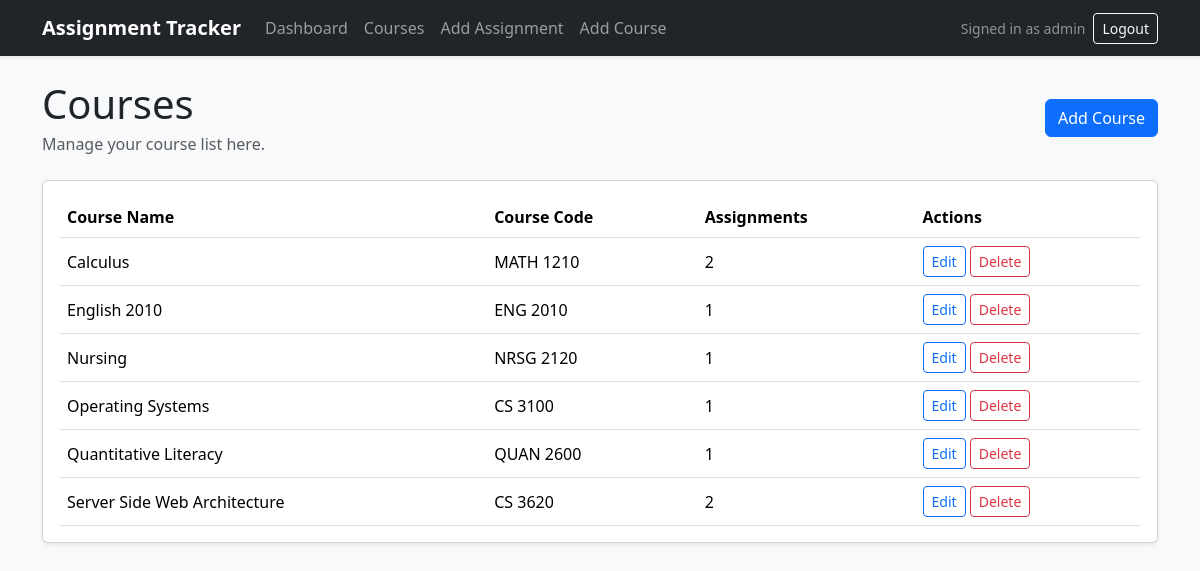
The app's page /courses/ (signed in) with its own data.
### assignmenttracker/models.py (models this page shows, shortened)
class Course(models.Model):
    user = models.ForeignKey(
        settings.AUTH_USER_MODEL,
        on_delete=models.CASCADE,
        related_name='courses'
    )
    name = models.CharField(max_length=100)
    course_code = models.CharField(max_length=20, blank=True)
    created_at = models.DateTimeField(auto_now_add=True)
    class Meta:
        ordering = ['name']

### assignmenttracker/views.py (the view)
# urls.py: path('courses/', views.course_list, name='course_list'),
@login_required
def course_list(request):
    courses = Course.objects.filter(user=request.user).order_by('name')
    return render(request, 'assignmenttracker/course_list.html', {
        'courses': courses,
    })

### assignmenttracker/templates/assignmenttracker/course_list.html (shortened to what this page needs)
{% extends 'assignmenttracker/base.html' %}
{% block content %}
<div class="d-flex flex-column flex-md-row justify-content-between align-items-md-center gap-3 mb-4">
    <div>
        <h1 class="mb-1">Courses</h1>
        <p class="text-muted mb-0">Manage your course list here.</p>
    </div>
    <a href="{% url 'course_add' %}" class="btn btn-primary">Add Course</a>
</div>
<div class="card shadow-sm">
    <div class="card-body">
        {% if courses %}
            <div class="table-responsive">
                <table class="table align-middle mb-0">
                    <thead>
                        <tr>
                            <th>Course Name</th>
                            <th>Course Code</th>
                            <th>Assignments</th>
                            <th>Actions</th>
                        </tr>
                    </thead>
                    <tbody>
                        {% for course in courses %}
                            <tr>
                                <td>{{ course.name }}</td>
                                <td>
                                    {% if course.course_code %}
                                        {{ course.course_code }}
                                    {% else %}
                                        <span class="text-muted">None</span>
                                    {% endif %}
                                </td>
                                <td>{{ course.assignments.count }}</td>
                                <td>
                                    <a href="{% url 'course_edit' course.pk %}" class="btn btn-sm btn-outline-primary">Edit</a>
                                    <a href="{% url 'course_delete' course.pk %}" class="btn btn-sm btn-outline-danger">Delete</a>
                                </td>
                            </tr>
                        {% endfor %}
                    </tbody>
                </table>
            </div>
        {% else %}
            <p class="text-muted mb-0">You have not added any courses yet.</p>
        {% endif %}
    </div>
</div>
{% endblock %}

### assignmenttracker/templates/assignmenttracker/base.html (shortened to what this page needs)
<!doctype html>
<html lang="en">
<head>
    <link href="https://cdn.jsdelivr.net/npm/bootstrap@5.3.3/dist/css/bootstrap.min.css" rel="stylesheet">
</head>
<body>
    <nav class="navbar navbar-expand-lg navbar-dark bg-dark shadow-sm">
        <div class="container">
            <a class="navbar-brand" href="{% url 'dashboard' %}">Assignment Tracker</a>
            <div class="collapse navbar-collapse" id="mainNavbar">
                {% if user.is_authenticated %}
                    <ul class="navbar-nav me-auto mb-2 mb-lg-0">
                        <li class="nav-item">
                            <a class="nav-link" href="{% url 'dashboard' %}">Dashboard</a>
                        </li>
                        <li class="nav-item">
                            <a class="nav-link" href="{% url 'course_list' %}">Courses</a>
                        </li>
                        <li class="nav-item">
                            <a class="nav-link" href="{% url 'assignment_add' %}">Add Assignment</a>
                        </li>
                        <li class="nav-item">
                            <a class="nav-link" href="{% url 'course_add' %}">Add Course</a>
                        </li>
                    </ul>
                    <div class="d-flex align-items-center gap-2">
                        <span class="text-white-50 small">Signed in as {{ user.username }}</span>
                        <form method="POST" action="{% url 'logout' %}" class="mb-0">
                            <button type="submit" class="btn btn-outline-light btn-sm">Logout</button>
                        </form>
                    </div>
                {% else %}
                    <div class="ms-auto d-flex gap-2">
                        <a href="{% url 'login' %}" class="btn btn-outline-light btn-sm">Login</a>
                        <a href="{% url 'signup' %}" class="btn btn-warning btn-sm">Sign Up</a>
                    </div>
                {% endif %}
            </div>
        </div>
    </nav>
    <div class="container py-4">
        {% block content %}{% endblock %}
    </div>
</body>
</html>

### assignmenttracker/templates/assignmenttracker/base.html (style rules this page uses)
body { background-color: #f8f9fa; }
.navbar-brand { font-weight: 700; }

### records on screen
Course: name "Calculus", course_code "MATH 1210", assignments.count "2"
Course: name "English 2010", course_code "ENG 2010", assignments.count "1"
Course: name "Nursing", course_code "NRSG 2120", assignments.count "1"
Course: name "Operating Systems", course_code "CS 3100", assignments.count "1"
Course: name "Quantitative Literacy", course_code "QUAN 2600", assignments.count "1"
Course: name "Server Side Web Architecture", course_code "CS 3620", assignments.count "2"

### other values on screen
{{ user.username }} "admin"
